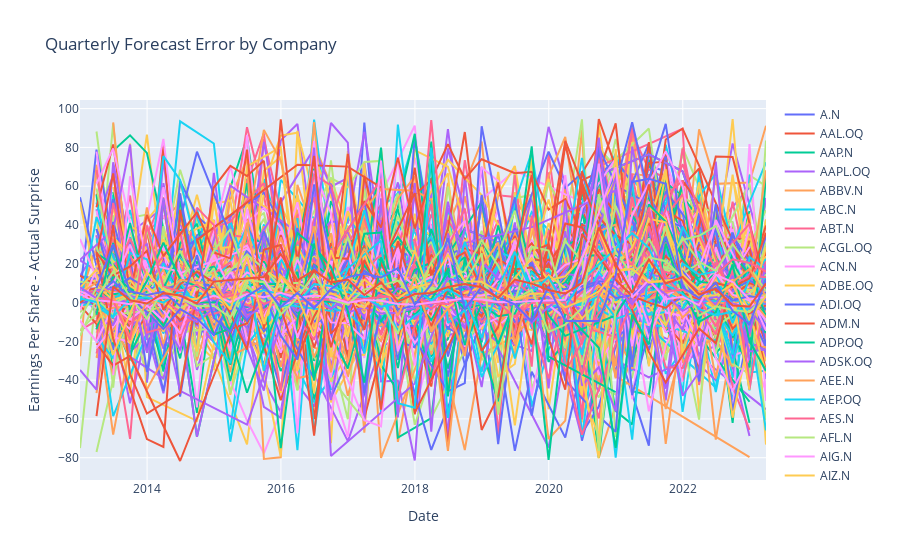

The code cell stored with this chart in its notebook:
### Code cell
# calculate the mean of forecast errors for each company at each quarter
df_mean = df_accuracy_new.groupby(['Instrument', pd.Grouper(key='Date', freq='Q')])['Earnings Per Share - Actual Surprise'].mean().reset_index()

# create a line chart for each company
fig = go.Figure()

for company in df_mean['Instrument'].unique():
    # filter the data for each company
    df_company = df_mean[df_mean['Instrument'] == company]
    
    # add the line chart for the company
    fig.add_trace(go.Scatter(x=df_company['Date'], y=df_company['Earnings Per Share - Actual Surprise'],
                             mode='lines', name=company))

# set the chart title and axis labels
fig.update_layout(title='Quarterly Forecast Error by Company',
                   xaxis_title='Date', yaxis_title='Earnings Per Share - Actual Surprise')

# show the chart
fig.show()
